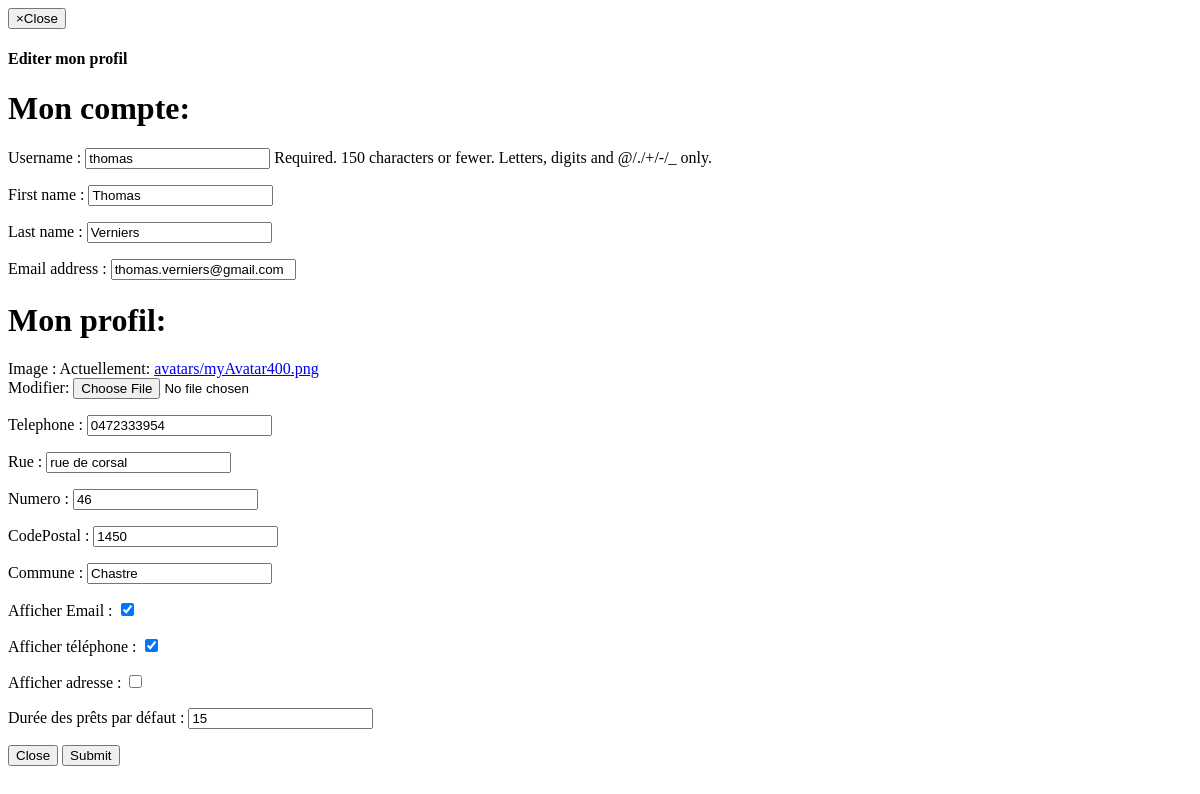
The page /catalogue/editerProfil (signed in) on the database as committed earlier.
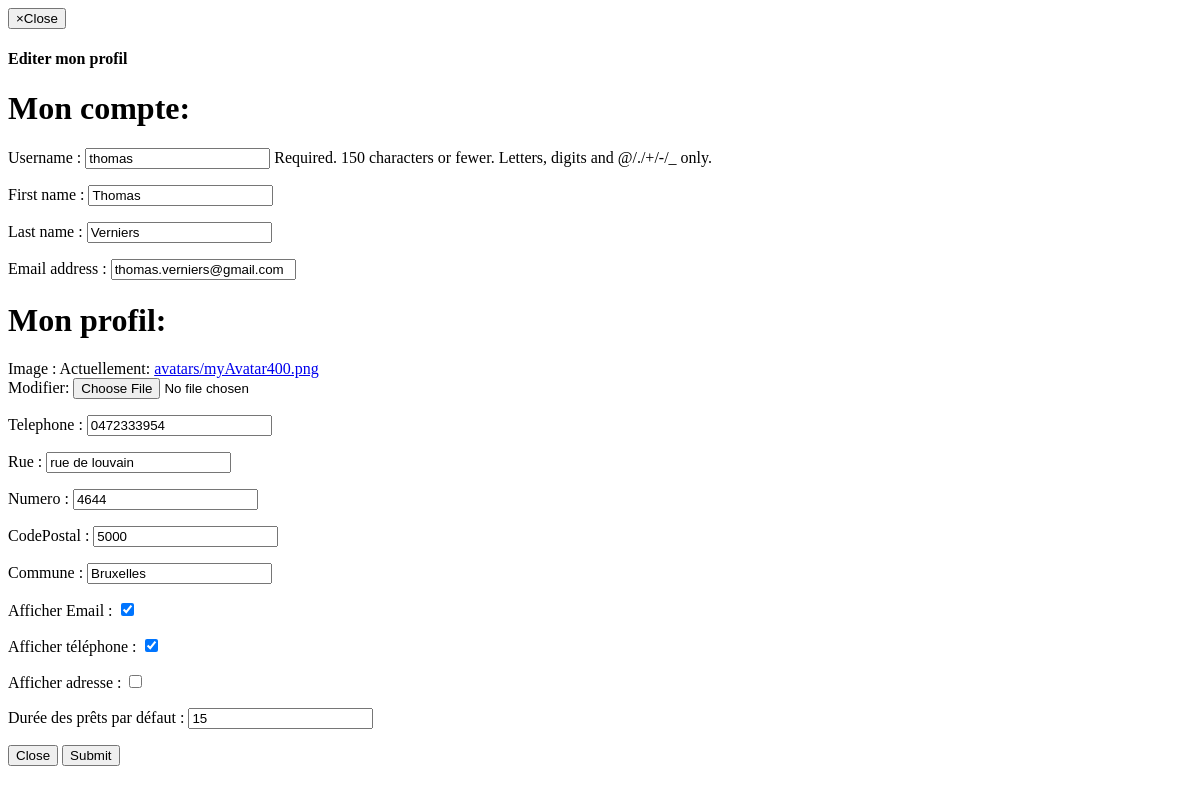
The same page on the database as committed later.
### catalogue/models.py (models this page shows, shortened)
class Profil(models.Model):
    user = models.OneToOneField('auth.User',related_name='profil')
    avatar = models.ImageField(verbose_name="Image",upload_to="avatars/")
    telephone = models.CharField(max_length=15)
    rue = models.CharField(max_length=50)
    numero = models.IntegerField()
    codePostal = models.IntegerField()
    commune = models.CharField(max_length=50)
    afficheMail = models.BooleanField(default=False,verbose_name="Afficher Email")
    afficheTelephone = models.BooleanField(default=False,verbose_name="Afficher téléphone")
    afficheAdresse = models.BooleanField(default=False,verbose_name="Afficher adresse")
    pretParDefaut = models.IntegerField(default=15,verbose_name="Durée des prêts par défaut")

### catalogue/views.py (the view, shortened to what this page needs)
@login_required
def editerProfil(request):
    profil = get_object_or_404(Profil, user_id = request.user.id)
    form1 = ProfilForm(instance=profil)
    form2 = UserForm(instance=request.user)
    return render(request, 'catalogue/editerProfil.html', locals())

### catalogue/forms.py
class ProfilForm(forms.ModelForm):
    class Meta:
        model = Profil
        exclude = ('user',)

class UserForm(forms.ModelForm):
    class Meta:
        model = User
        fields = ['username','first_name', 'last_name', 'email']

### catalogue/templates/catalogue/editerProfil.html (shortened to what this page needs)
<div class="modal-header">
  <button type="button" class="close" data-dismiss="modal"><span aria-hidden="true">&times;</span><span class="sr-only">Close</span></button>
  <h4 class="modal-title" id="myModalLabel">Editer mon profil</h4>
</div>
<form action="{% url "editerProfil" %}" method="post" enctype="multipart/form-data">
  <div class="modal-body">
    <h1>Mon compte:</h1>
    {{ form2.as_p }}
    <h1>Mon profil:</h1>
    {{ form1.as_p }}
  </div>
  <div class="modal-footer">
    <button type="button" class="btn btn-default" data-dismiss="modal">Close</button>
    <input type="submit" value="Submit" class="btn btn-default" />
  </div>
</form>

Rows that differ between the two databases and show on the page:
changed Profil: rue "rue de corsal" → "rue de louvain"; numero "46" → "4644"; codePostal "1450" → "5000"; commune "Chastre" → "Bruxelles"
